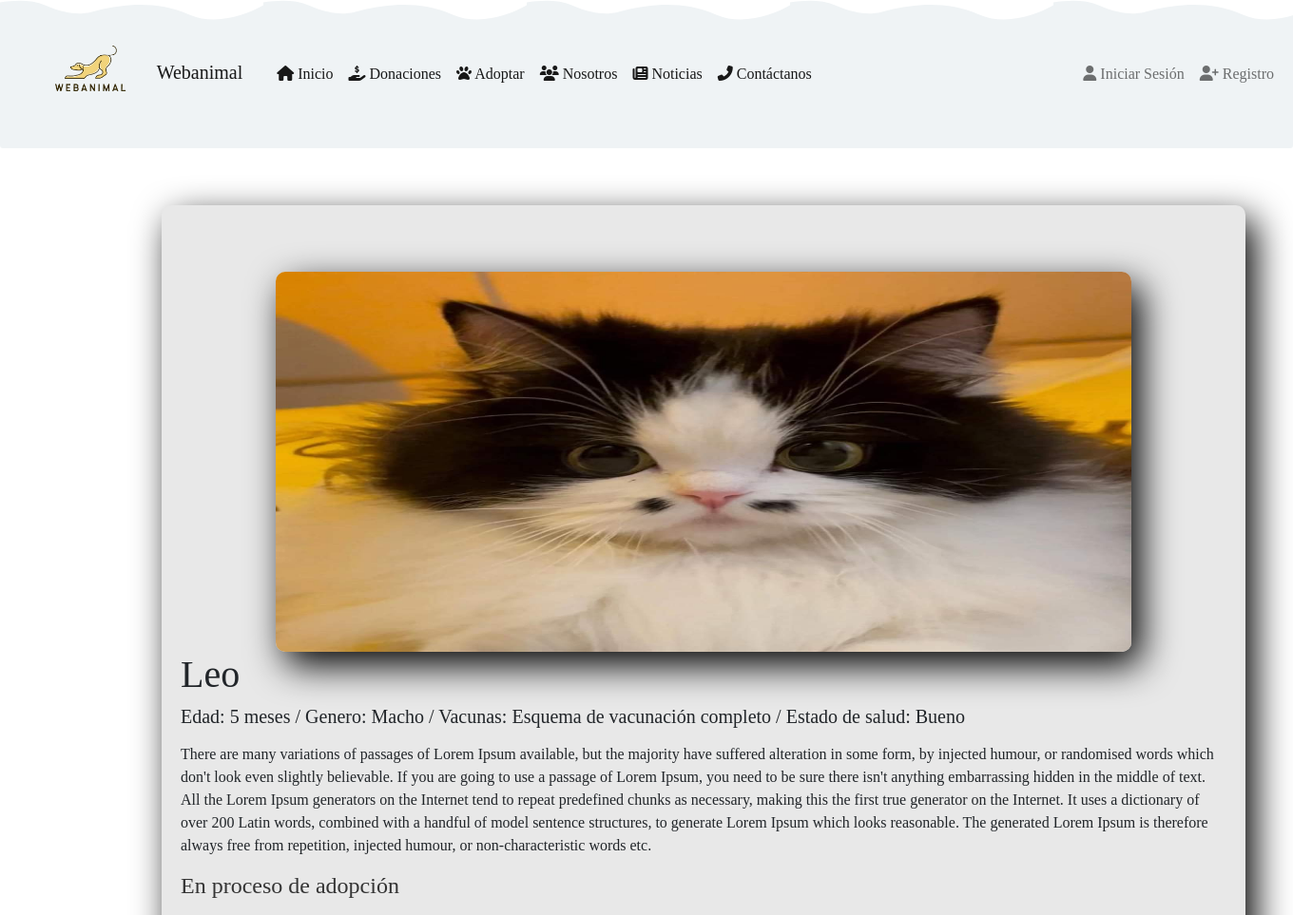
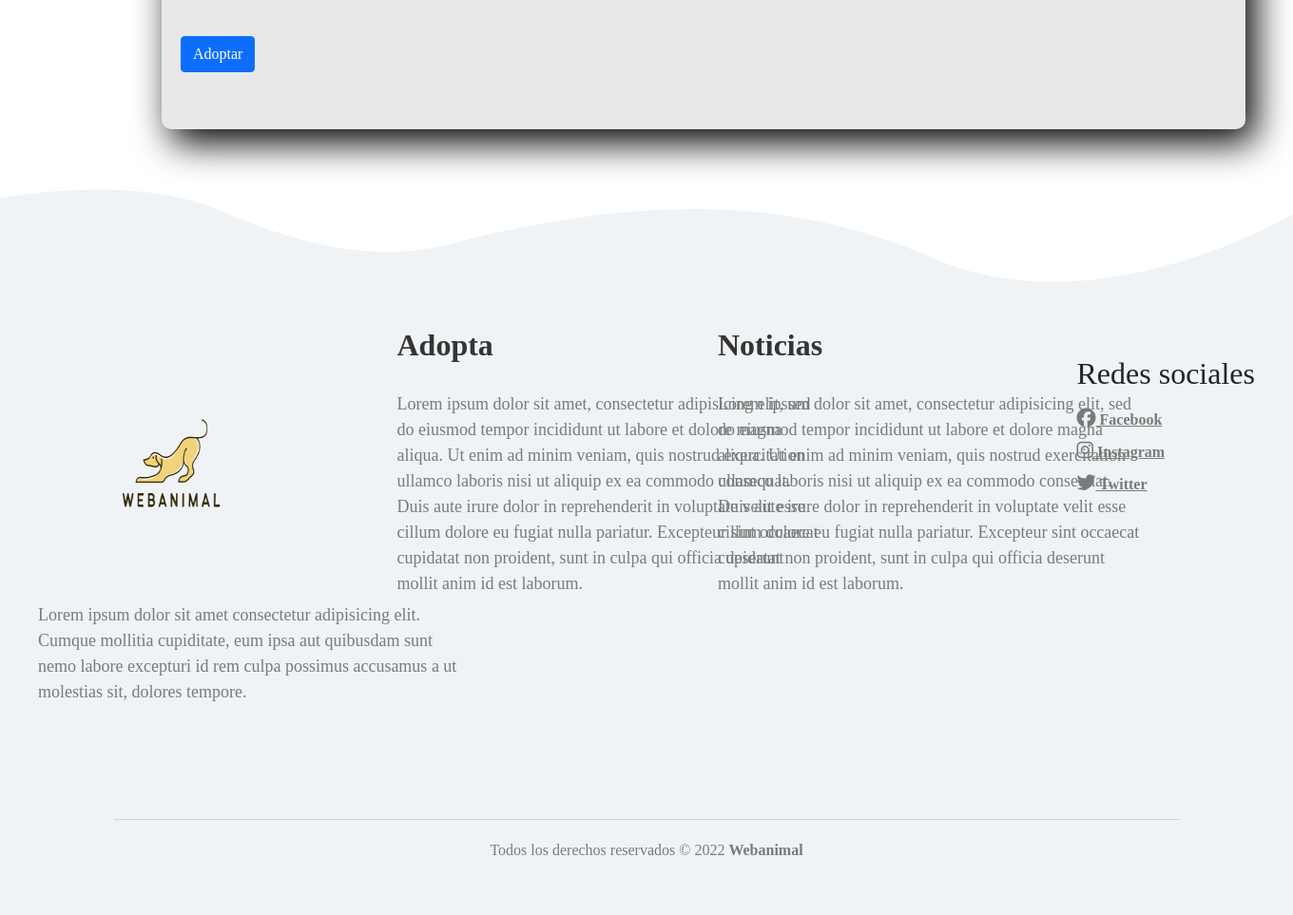
Screenshot of /mascotas/leo with the database file from the repository (2 pictures, top to bottom).
### pets/models.py (models this page shows)
class Pets(models.Model):
    name = models.CharField(max_length=20)
    description = models.TextField()
    history = models.TextField()
    state = models.CharField(max_length=50)
    slug = models.SlugField(null=False, blank=False, unique=True)
    image = models.ImageField(upload_to='pets', null=False, blank=False)
    image2 = models.ImageField(upload_to='pets', null=False, blank=False)
    image3 = models.ImageField(upload_to='pets', null=False, blank=False)
    image4 = models.ImageField(upload_to='pets', null=False, blank=False)
    created_at = models.DateTimeField(auto_now_add=True)
    def __str__(self):
        return self.name

### pets/views.py (the view)
# urls.py: path('<slug:slug>', views.PetsDetailView.as_view(), name='pets'),
class PetsDetailView(DetailView):
    model = Pets
    template_name = 'pets/pet.html'
    def get_context_data(self, **kwargs):
        context = super().get_context_data(**kwargs)
        print (context)
        return context

### pets/templates/pets/pet.html (shortened to what this page needs)
{%  extends 'base.html' %}
{%  load static %}
{% block head %}
    <link rel="stylesheet" href="../static/css/petStyle.css">
{% endblock %}
{% block content %}
<div class="bg">
    <div>
        {% if pets.image %}
            <div class="slider-frame">
                <ul>
                    <li><img src="{{ pets.image.url }}" alt="Imagen de la mascota" width="200" height="500"></li>
                </ul>
            </div>
        {% endif %}
    </div>
        <div class="col">
            <div class="h1">{{ pets.name }}</div>
                <div class="h5 font.weight-bold">
                    <div class="card-name">
                        <p>{{ pets.description }}</p>
                    </div>
                </div>
                <div class="">
                    <p>{{ pets.history }}</p>
                </div>
                <div>
                  <h4 class="h4">{{ pets.state }}</h4>
                </div>
                <div class="">
                    <a href="/Adoption/" class="btn btn-primary mt-4">Adoptar</a>
                </div>
        </div>
</div>
{% endblock %}

### templates/base.html (shortened to what this page needs)
{% load static %}
<!DOCTYPE html>
<html lang="en">
  <head>
    <link rel="stylesheet" type="text/css" media="screen" href="../static/css/fondo_pantalla.css"
    <link href="https://cdn.jsdelivr.net/npm/bootstrap@5.1.3/dist/css/bootstrap.min.css" rel="stylesheet">
    {% block head %} {% endblock %}
  </head>
    <body id="img" style="background-image: url('../static/img/fondo3.jpg'); font-family:Franklin Gothic; background-size: cover;"
    {% include 'navbar.html' %}
    <div class="container" style="min-height: calc( 100px - 100px);">
        <div class="row">
            {% block content %}
            {% endblock %}
        </div>
    </div>
    <footer>
    {% include 'footer.html' %}
    </footer>
  </body>
</html>

### templates/navbar.html (shortened to what this page needs)
{% url 'login' as login %}
{% url 'index' as index%}
{% url 'register' as register %}
{% url 'us' as us %}
{% url 'contacts' as contacts %}
{% url 'donation' as donation%}
{% url 'news' as news %}
{% url 'adopt' as adopt %}
<nav class="navbar navbar-expand-lg navbar-light" style="background-image: url('../static/img/background-footer.svg'); border-radius: 3px; background-size: contain;">
    <a href="{{ index }}" class="navbar-brand" style="margin-left: 30px;">
        <img src="../static/img/logo.png" height="130px" width="130px" alt="logo"></img>
        Webanimal</a>
    <div class="container-fluid">
        <div class="collapse navbar-collapse" id="navbarTogglerDemo02">
            <ul class="navbar-nav me-auto mb-2 mb-lg-0">
                <li class="nav-item">
                    <a class="nav-link active" aria-current="page" href="{{ index }}">
                        <span class="fas fa-home"></span> Inicio</a>
                </li>
                <li class="nav-item">
                    <a class="nav-link active" aria-current="page" href="{{ donation }}">
                        <span class="fas fa-hand-holding-usd"></span> Donaciones</a>
                </li>
                <li class="nav-item">
                    <a class="nav-link active" aria-current="page" href="{{ adopt }}">
                        <span class="fas fa-paw"></span> Adoptar
                    </a>
                </li>
                <li class="nav-item">
                    <a class="nav-link active" aria-current="page" href="{{ us }}">
                        <span class="fas fa-users"></span> Nosotros</a>
                </li>
                <li class="nav-item">
                    <a class="nav-link active" aria-current="page" href="{{ news }}">
                        <span class="fas fa-newspaper"></span> Noticias</a>
                </li>
                <li class="nav-item">
                    <a class="nav-link active" aria-current="page" href="{{ contacts }}">
                        <span class="fas fa-phone-alt"></span> Contáctanos</a>
                </li>
            </ul>
            <ul class="navbar-nav ml-auto mb-2 mb-lg-0">
                {% if user.is_authenticated %}
                    <li class="nav-item">
                        <a href="{% url 'logout' %}" class="nav-link">
                            <span class="fas fa-sign-in-alt"></span>
                        Salir</a>
                    </li>
                {% else %}
                    <li class="nav-item {% if request.path == login %}activate{% endif %}">
                        <a href="{{ login }}" class="nav-link">
                            <span class="fas fa-user"></span> Iniciar Sesión</a>
                    </li>
                    <li class="nav-item {% if request.path == register %}activate{% endif %}">
                        <a href="{{ register }}" class="nav-link">
                            <span class="fas fa-user-plus"></span> Registro</a>
                    </li>
                {% endif %}
            </ul>
        </div>
    </div>
</nav>

### templates/footer.html
{% block head %}
  <link rel="stylesheet" href="../static/css/footerStyle.css">
{% endblock %}
    <footer>
        <div class="container_footer py-5">
            <div class="box_footer">
                <div class="logo">
                    <img src="../static/img/logo.png" height="250px" width="180px" alt="">
                </div>
                <div class="terms">
                    <p>Lorem ipsum dolor sit amet consectetur adipisicing elit. Cumque mollitia cupiditate, eum ipsa aut quibusdam sunt nemo labore excepturi id rem culpa possimus accusamus a ut molestias sit, dolores tempore.</p>
                </div>
            </div>
            <div class="terms">
                <h2>Adopta</h2>
                <p>Lorem ipsum dolor sit amet, consectetur adipisicing elit, sed do eiusmod tempor incididunt ut labore et dolore magna aliqua. Ut enim ad minim veniam, quis nostrud exercitation ullamco laboris nisi ut aliquip ex ea commodo consequat. Duis aute irure dolor in reprehenderit in voluptate velit esse cillum dolore eu fugiat nulla pariatur. Excepteur sint occaecat cupidatat non proident, sunt in culpa qui officia deserunt mollit anim id est laborum.
            </div>
            <div class="terms">
                <h2>Noticias</h2>
                <p>Lorem ipsum dolor sit amet, consectetur adipisicing elit, sed do eiusmod tempor incididunt ut labore et dolore magna aliqua. Ut enim ad minim veniam, quis nostrud exercitation ullamco laboris nisi ut aliquip ex ea commodo consequat. Duis aute irure dolor in reprehenderit in voluptate velit esse cillum dolore eu fugiat nulla pariatur. Excepteur sint occaecat cupidatat non proident, sunt in culpa qui officia deserunt mollit anim id est laborum.
            </div>
            <div class="box_footer">
                <h2>Redes sociales</h2>
                <a href="https://www.facebook.com/fundaciongranjademascotas" id="Facebook"><i class="fab fa-facebook"></i> Facebook </a>
                <a href="#" id="Instagram"><i class="fab fa-instagram"></i> Instagram</a>
                <a href="#" id="Twitter"><i class="fab fa-twitter"></i> Twitter</a>
            </div>
        </div>
        <div class="box_copyright">
            <hr>
            <p>Todos los derechos reservados © 2022
            <b>Webanimal</b></p>
        </div>
    </footer>

### static/css/fondo_pantalla.css (style rules this page uses)
#img { background-repeat: no-repeat; background-position: top; background-size: 1900px 1000px; background-attachment: fixed; }

### static/css/petStyle.css (style rules this page uses)
* { margin: 0; padding: 0; box-sizing: border-box; font-family: lato; }
div.bg { background: #e8e8e8; font-family: 'Open Sans', sans-serif; box-shadow: 10px 14px 38px #000; border-radius: 10px; margin: 60px; padding: 60px 20px; }
.h4 { margin-bottom: 30px; color: #343434; font-weight: 20; }
.slider-frame { width: 900px; height: 400px; margin: 10px auto 0; overflow: hidden; box-shadow: 10px 14px 38px #000; border-radius: 10px; }
.slider-frame ul { display: flex; padding: 0; width: 400%; animation: slide 20s infinite alternate ease-in-out; }
.slider-frame li { width: 100%; list-style: none; }
.slider-frame img { width: 100%; }

### static/css/footerStyle.css (style rules this page uses)
* { font-family: Franklin Gothic; }
footer { width: 100%; padding: 20px 0px; background-image: url(../img/background-footer.svg); background-size: cover; }
.container_footer { display: flex; flex-wrap: wrap; justify-content: space-between; max-width: 1750px; margin: auto; margin-top: 50px; }
.box_footer { display: flex; flex-direction: column; padding: 40px; }
.box_footer .logo img { width: 180px; position: relative; left: 50px; }
.box_footer .terms { max-width: 300px; margin-top: 10px; font-weight: 500; color: #7a7a7a; font-size: 10px; }
.terms { max-width: 300px; margin-top: 10px; color: #7a7a7a; font-size: 10px; }
.terms h2 { margin-bottom: 30px; color: #343434; font-weight: 700; }
.terms p { width: 450px; font-weight: 50; font-size: 18px; }
.box_footer a { color: #7a7a7a; font-weight: 600; margin-top: 10px; }
.box_footer a .fab { font-size: 20px; }
.box_copyright { max-width: 1200px; margin: auto; text-align: center; padding: 0px 40px; }
.box_copyright p { margin-top:20px; color: #7a7a7a; }
.box_copyright hr { border: none; height: 1px; background-color: #7a7a7a; }

### rows the page displays
Pets: image (picture), name "Leo", description "Edad: 5 meses / Genero: Macho / Vacunas: Esquema de vacunación completo / Estado de salud: Bueno", history "There are many variations of passages of Lorem Ipsum available, but the majority have suffered alteration in some form, by injected humour, or randomised words which don't look even slightly believable. If you are going to use a passage of Lorem Ipsum, you need to be sure there isn't anything embarrassing hidden in the middle of text. All the Lorem Ipsum generators on the Internet tend to repeat predefined chunks as necessary, making this the first true generator on the Internet. It uses a dictionary of over 200 Latin words, combined with a handful of model sentence structures, to generate Lorem Ipsum which looks reasonable. The generated Lorem Ipsum is therefore always free from…", state "En proceso de adopción"
